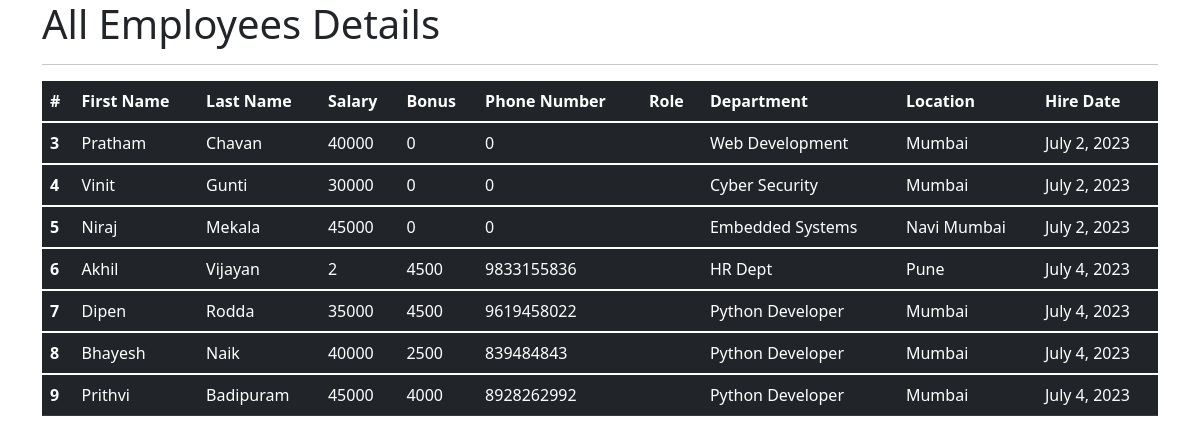
Page /all_emp/ on the committed database.
### emp_app/models.py (models this page shows, shortened)
class Employees(models.Model):
    firstname = models.CharField(max_length=100,null = False)
    lastname = models.CharField(max_length=100)
    dept = models.ForeignKey(Department, on_delete = models.CASCADE)
    salary = models.IntegerField(default = 0)
    bonus  = models.IntegerField(default = 0)
    role = models.ForeignKey(Role, on_delete = models.CASCADE)
    phone = models.IntegerField(default = 0)
    hire_date =models.DateField()
    def __str__(self):
        return "%s %s %s " % (self.firstname, self.lastname, self.phone)

class Department(models.Model):
    name = models.CharField( max_length=100, null = False)
    location = models.CharField( max_length=100)

### emp_app/views.py (the view)
# urls.py: path('all_emp/',views.all_emp, name = 'all_emp'),
def all_emp(request):
    emps = Employees.objects.all()
    context = {
        'emps': emps
    }
    print(context)
    return render(request, 'all_emp.html', context )

### emp_app/templates/all_emp.html (shortened to what this page needs)
<!doctype html>
<html lang="en">
  <head>
    <link href="https://cdn.jsdelivr.net/npm/bootstrap@5.1.3/dist/css/bootstrap.min.css" rel="stylesheet">
  </head>
  <body>
    <div class="container">
        <h1>All Employees Details </h1>
       <hr>
       <table class="table table table-dark">
        <thead>
          <tr>
            <th scope="col">#</th>
            <th scope="col">First Name</th>
            <th scope="col">Last Name</th>
            <th scope="col">Salary</th>
            <th scope="col">Bonus</th>
            <th scope="col">Phone Number</th>
            <th scope="col">Role</th>
            <th scope="col">Department</th>
            <th scope="col">Location</th>
            <th scope="col">Hire Date</th>
          </tr>
        </thead>
              {%for emp in emps%}
        <tbody>
          <tr>
            <th scope="row">{{emp.id}}</th>
            <td>{{emp.firstname}}</td>
            <td>{{emp.lastname}}</td>
            <td>{{emp.salary}}</td>
            <td>{{emp.bonus}}</td>
            <td>{{emp.phone}}</td>
            <td>{{emp.role.name}}</td>
            <td>{{emp.dept.name}}</td>
            <td>{{emp.dept.location}}</td>
            <td>{{emp.hire_date}}</td>
          </tr>
        </tbody>
                {% endfor %}
      </table>
      </div>
  </body>
</html>

### rows in the picture
Employees: id "3", firstname "Pratham", lastname "Chavan", salary "40000", bonus "0", phone "0", dept.name "Web Development", dept.location "Mumbai", hire_date "July 2, 2023"
Employees: id "4", firstname "Vinit", lastname "Gunti", salary "30000", bonus "0", phone "0", dept.name "Cyber Security", dept.location "Mumbai", hire_date "July 2, 2023"
Employees: id "5", firstname "Niraj", lastname "Mekala", salary "45000", bonus "0", phone "0", dept.name "Embedded Systems", dept.location "Navi Mumbai", hire_date "July 2, 2023"
Employees: id "6", firstname "Akhil", lastname "Vijayan", salary "2", bonus "4500", phone "9833155836", dept.name "HR Dept", dept.location "Pune", hire_date "July 4, 2023"
Employees: id "7", firstname "Dipen", lastname "Rodda", salary "35000", bonus "4500", phone "9619458022", dept.name "Python Developer", dept.location "Mumbai", hire_date "July 4, 2023"
Employees: id "8", firstname "Bhayesh", lastname "Naik", salary "40000", bonus "2500", phone "839484843", dept.name "Python Developer", dept.location "Mumbai", hire_date "July 4, 2023"
Employees: id "9", firstname "Prithvi", lastname "Badipuram", salary "45000", bonus "4000", phone "8928262992", dept.name "Python Developer", dept.location "Mumbai", hire_date "July 4, 2023"
